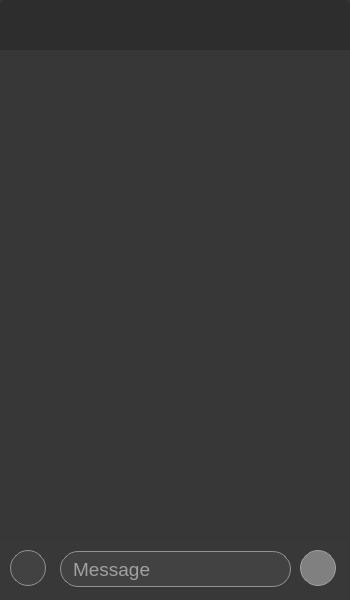
<?xml version="1.0" encoding="UTF-8"?>
<ui version="4.0">
 <class>ChatUI</class>
 <widget class="QWidget" name="ChatUI">
  <property name="geometry">
   <rect>
    <x>0</x>
    <y>0</y>
    <width>350</width>
    <height>600</height>
   </rect>
  </property>
  <property name="windowTitle">
   <string>Form</string>
  </property>
  <property name="styleSheet">
   <string notr="true">color:white;
background-color:rgb(55, 55, 55);
border-radius:5px;</string>
  </property>
  <widget class="QWidget" name="widget" native="true">
   <property name="geometry">
    <rect>
     <x>0</x>
     <y>0</y>
     <width>350</width>
     <height>50</height>
    </rect>
   </property>
   <property name="styleSheet">
    <string notr="true">background-color:rgb(45, 45, 45);
border:none;
border-bottom-right-radius:0px;
border-bottom-left-radius:0px;</string>
   </property>
  </widget>
  <widget class="QWidget" name="widget_2" native="true">
   <property name="geometry">
    <rect>
     <x>0</x>
     <y>540</y>
     <width>350</width>
     <height>60</height>
    </rect>
   </property>
   <property name="styleSheet">
    <string notr="true">background-color:rgb(56, 56, 56);
border:none;
border-radius:0px;</string>
   </property>
   <widget class="QLineEdit" name="lineEdit">
    <property name="geometry">
     <rect>
      <x>60</x>
      <y>11</y>
      <width>231</width>
      <height>36</height>
     </rect>
    </property>
    <property name="font">
     <font>
      <pointsize>14</pointsize>
     </font>
    </property>
    <property name="styleSheet">
     <string notr="true">color:white;
background-color:rgb(66, 66, 66);
border:1px solid rgb(146, 146, 146);
border-radius:18px;
padding-left:10px;</string>
    </property>
    <property name="placeholderText">
     <string>Message</string>
    </property>
   </widget>
   <widget class="QPushButton" name="send_btn">
    <property name="enabled">
     <bool>false</bool>
    </property>
    <property name="geometry">
     <rect>
      <x>300</x>
      <y>10</y>
      <width>36</width>
      <height>36</height>
     </rect>
    </property>
    <property name="styleSheet">
     <string notr="true">background-color:gray;
border:1px solid rgb(160, 160, 160);
border-radius:18px;</string>
    </property>
    <property name="text">
     <string/>
    </property>
    <property name="iconSize">
     <size>
      <width>22</width>
      <height>22</height>
     </size>
    </property>
   </widget>
   <widget class="Line" name="line">
    <property name="geometry">
     <rect>
      <x>0</x>
      <y>0</y>
      <width>350</width>
      <height>1</height>
     </rect>
    </property>
    <property name="styleSheet">
     <string notr="true">background-color:white;</string>
    </property>
    <property name="orientation">
     <enum>Qt::Orientation::Horizontal</enum>
    </property>
   </widget>
   <widget class="QPushButton" name="pushButton_2">
    <property name="geometry">
     <rect>
      <x>10</x>
      <y>10</y>
      <width>36</width>
      <height>36</height>
     </rect>
    </property>
    <property name="styleSheet">
     <string notr="true">background-color:rgb(66, 66, 66);
border:1px solid rgb(146, 146, 146);
border-radius:18px;</string>
    </property>
    <property name="text">
     <string/>
    </property>
   </widget>
  </widget>
  <widget class="QScrollArea" name="scrollArea">
   <property name="geometry">
    <rect>
     <x>0</x>
     <y>50</y>
     <width>351</width>
     <height>491</height>
    </rect>
   </property>
   <property name="styleSheet">
    <string notr="true">border-radius:0px;</string>
   </property>
   <property name="widgetResizable">
    <bool>true</bool>
   </property>
   <widget class="QWidget" name="scrollAreaWidgetContents">
    <property name="geometry">
     <rect>
      <x>0</x>
      <y>0</y>
      <width>351</width>
      <height>491</height>
     </rect>
    </property>
   </widget>
  </widget>
 </widget>
 <resources/>
 <connections/>
</ui>
